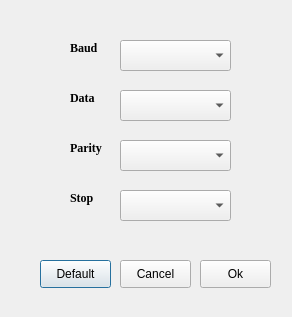
<?xml version="1.0" encoding="UTF-8"?>
<ui version="4.0">
 <class>Dialog</class>
 <widget class="QDialog" name="Dialog">
  <property name="geometry">
   <rect>
    <x>0</x>
    <y>0</y>
    <width>292</width>
    <height>317</height>
   </rect>
  </property>
  <property name="windowTitle">
   <string>Dialog</string>
  </property>
  <widget class="QComboBox" name="comboBox">
   <property name="geometry">
    <rect>
     <x>120</x>
     <y>40</y>
     <width>111</width>
     <height>31</height>
    </rect>
   </property>
  </widget>
  <widget class="QComboBox" name="comboBox_2">
   <property name="geometry">
    <rect>
     <x>120</x>
     <y>90</y>
     <width>111</width>
     <height>31</height>
    </rect>
   </property>
  </widget>
  <widget class="QComboBox" name="comboBox_3">
   <property name="geometry">
    <rect>
     <x>120</x>
     <y>140</y>
     <width>111</width>
     <height>31</height>
    </rect>
   </property>
  </widget>
  <widget class="QComboBox" name="comboBox_4">
   <property name="geometry">
    <rect>
     <x>120</x>
     <y>190</y>
     <width>111</width>
     <height>31</height>
    </rect>
   </property>
  </widget>
  <widget class="QPushButton" name="pushButton">
   <property name="geometry">
    <rect>
     <x>40</x>
     <y>260</y>
     <width>71</width>
     <height>28</height>
    </rect>
   </property>
   <property name="text">
    <string>Default</string>
   </property>
  </widget>
  <widget class="QPushButton" name="pushButton_2">
   <property name="geometry">
    <rect>
     <x>200</x>
     <y>260</y>
     <width>71</width>
     <height>28</height>
    </rect>
   </property>
   <property name="text">
    <string>Ok</string>
   </property>
  </widget>
  <widget class="QPushButton" name="pushButton_3">
   <property name="geometry">
    <rect>
     <x>120</x>
     <y>260</y>
     <width>71</width>
     <height>28</height>
    </rect>
   </property>
   <property name="text">
    <string>Cancel</string>
   </property>
  </widget>
  <widget class="QLabel" name="label">
   <property name="geometry">
    <rect>
     <x>70</x>
     <y>40</y>
     <width>55</width>
     <height>16</height>
    </rect>
   </property>
   <property name="font">
    <font>
     <family>Times New Roman</family>
     <pointsize>9</pointsize>
     <weight>75</weight>
     <bold>true</bold>
    </font>
   </property>
   <property name="text">
    <string>Baud</string>
   </property>
  </widget>
  <widget class="QLabel" name="label_3">
   <property name="geometry">
    <rect>
     <x>70</x>
     <y>140</y>
     <width>55</width>
     <height>16</height>
    </rect>
   </property>
   <property name="font">
    <font>
     <family>Times New Roman</family>
     <pointsize>9</pointsize>
     <weight>75</weight>
     <bold>true</bold>
    </font>
   </property>
   <property name="text">
    <string>Parity</string>
   </property>
  </widget>
  <widget class="QLabel" name="label_4">
   <property name="geometry">
    <rect>
     <x>70</x>
     <y>190</y>
     <width>55</width>
     <height>16</height>
    </rect>
   </property>
   <property name="font">
    <font>
     <family>Times New Roman</family>
     <pointsize>9</pointsize>
     <weight>75</weight>
     <bold>true</bold>
    </font>
   </property>
   <property name="text">
    <string>Stop</string>
   </property>
  </widget>
  <widget class="QLabel" name="label_5">
   <property name="geometry">
    <rect>
     <x>70</x>
     <y>90</y>
     <width>55</width>
     <height>16</height>
    </rect>
   </property>
   <property name="font">
    <font>
     <family>Times New Roman</family>
     <pointsize>9</pointsize>
     <weight>75</weight>
     <bold>true</bold>
    </font>
   </property>
   <property name="text">
    <string>Data </string>
   </property>
  </widget>
 </widget>
 <resources/>
 <connections/>
</ui>
